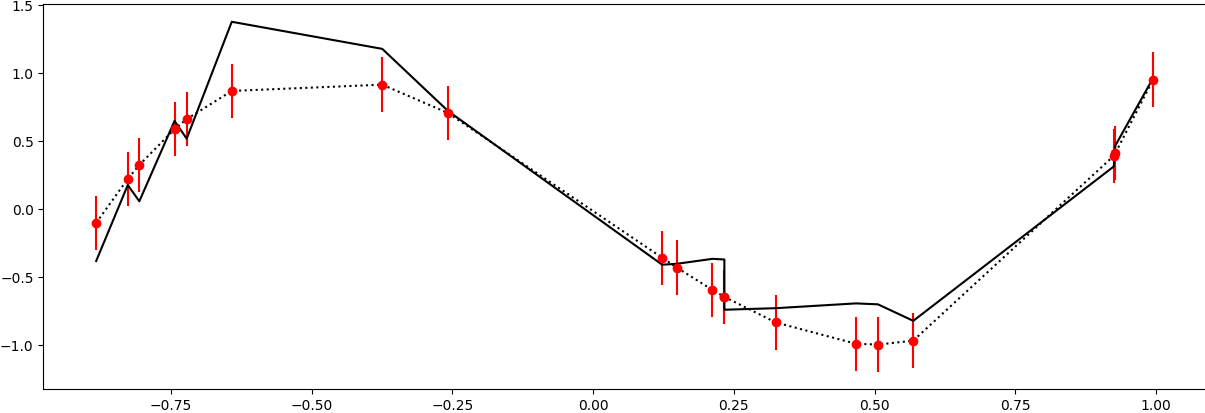

This chart was generated by the following Python code:
from numpy import linspace, cumsum, vdot, sort
from numpy.random import seed, uniform, normal
from gram_schmidt import gram_schmidt, proj
import matplotlib.pyplot as plt

n = 20
seed(2021)
x = sort(uniform(-1, 1, n))
z = 4 * x**3 - 3 * x
sigma = 0.2
y = z + normal(0, sigma, n)
E = gram_schmidt([x**0, x**1, x**2, x**3])
y0 = proj(z, E)

plt.figure(figsize=(15,5))
plt.errorbar(x, z, yerr=sigma, fmt='ro')
plt.plot(x, y, color='k', linestyle = 'solid')
plt.plot(x, y0, color='k', linestyle = 'dotted')
plt.show()
#plt.savefig('lstsqr.png', bbox_inches='tight', pad_inches=0)
